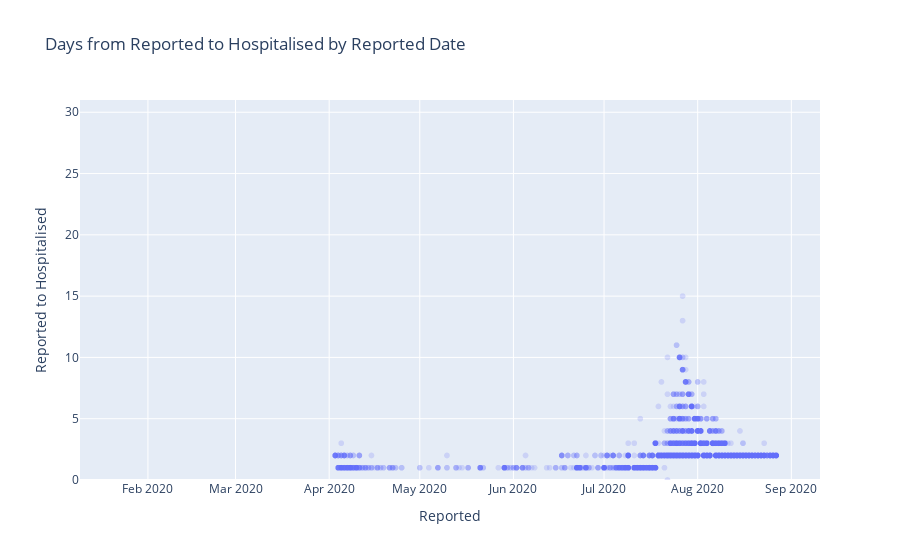

Source (notebook cell):
### Markdown cell above
## Days from Reported to Hospitalised

### Code cell
progress['Reported to Hospitalised'] = (progress['Hospitalised'] - progress['Reported']) / pd.Timedelta('1 day')
px.scatter(progress, x='Reported', y='Reported to Hospitalised', hover_name=progress.index, range_y=[0, 31], opacity=0.2,
           title='Days from Reported to Hospitalised by Reported Date')

### Figure 1 — Plotly figure (JSON) as saved in the notebook; plotly's stock layout.template omitted (floating-point values rounded to 4 significant figures; data arrays with more than 128 entries replaced by an {"elided": "..."} marker saying what was removed)
{"data": [{"hovertemplate": "<b>%{hovertext}</b><br><br>Reported=%{x}<br>Reported to Hospitalised=%{y}<extra></extra>", "hovertext": {"elided": "4769 int values"}, "legendgroup": "", "marker": {"color": "#636efa", "opacity": 0.2, "symbol": "circle"}, "mode": "markers", "name": "", "showlegend": false, "type": "scattergl", "x": {"elided": "4769 str values"}, "xaxis": "x", "y": {"elided": "4769 int values"}, "yaxis": "y"}], "layout": {"autosize": true, "legend": {"tracegroupgap": 0}, "title": {"text": "Days from Reported to Hospitalised by Reported Date"}, "xaxis": {"anchor": "y", "autorange": true, "domain": [0, 1], "range": ["2020-01-10 06:04:36.6324", "2020-09-09 17:55:23.3676"], "title": {"text": "Reported"}, "type": "date"}, "yaxis": {"anchor": "x", "domain": [0, 1], "range": [0, 31], "title": {"text": "Reported to Hospitalised"}, "type": "linear"}}}
